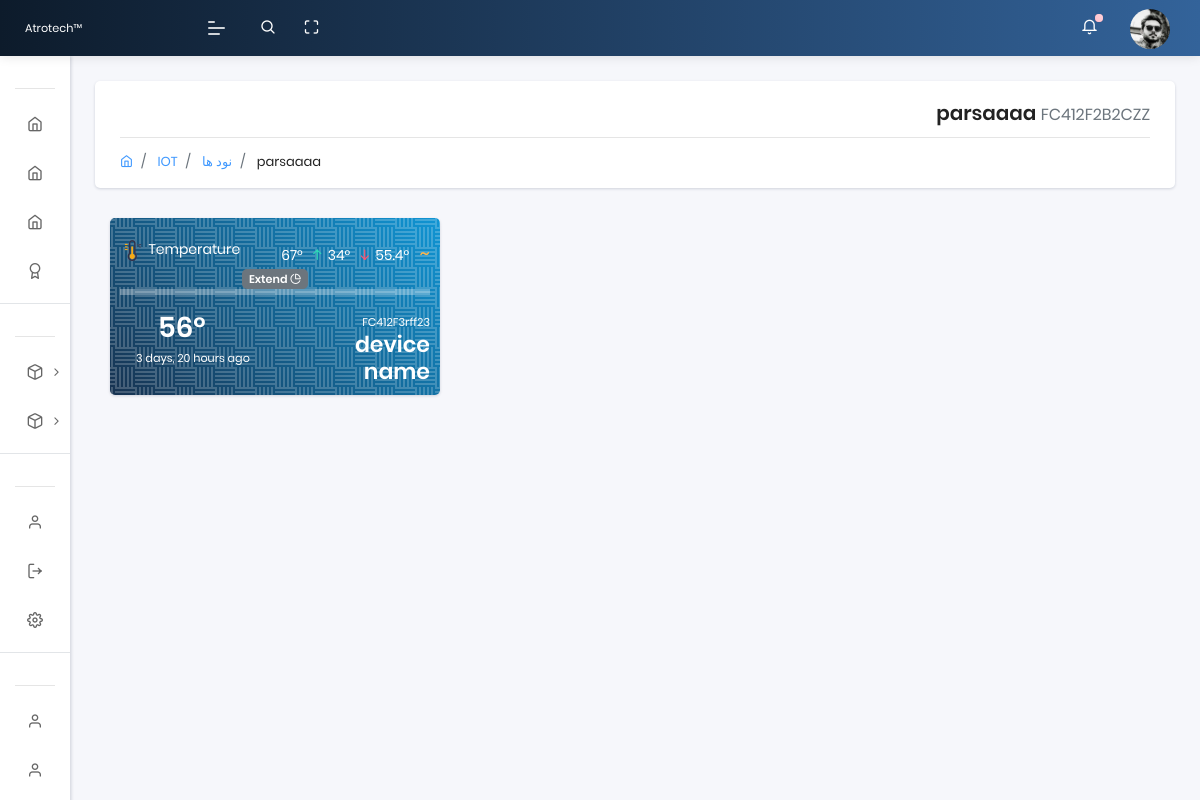
The app's page /nodes_detail/3/ (signed in) with its own data.
### app/models.py (models this page shows, shortened)
class Rom(models.Model):
    name = models.CharField(max_length=40, default='device name')
    UUID = models.CharField(max_length=20)
    family_id = models.CharField(max_length=20)
    node_id = models.CharField(max_length=20)
    updated_on = models.DateTimeField(auto_now= True)
    created_on = models.DateTimeField()
    def get_absolute_sensor_url(self):
        return reverse('app:sensors_detail',args=[self.id])

class Profile(models.Model):
  user = models.OneToOneField(User, on_delete=models.CASCADE,unique=True,related_name='profile',verbose_name = "کاربر")
  phone = models.CharField(max_length=50,null=True, blank=True,verbose_name = " شماره تماس  ")
  address = models.CharField(max_length=3000,null=True, blank=True,verbose_name = " آدرس  ")
  user_photo = models.ImageField(default='default.png', upload_to='profile_pics', null=True, blank=True, verbose_name = "تصویر")
  class Meta:
      verbose_name = "پروفایل"
      verbose_name_plural = " پروفایل ها "

### app/views.py (the view)
# urls.py: path('nodes_detail/<int:id>/',views.nodes_detail,name='nodes_detail'),
@login_required(login_url="/login/")
def nodes_detail(request, id):
    uuid = models.User_uuid.objects.filter(user=request.user).values('UUID')
    devices = models.Rom.objects.filter(UUID__in=uuid, family_id='01')
    side_temp = models.Rom.objects.filter(family_id='28')
    node = get_object_or_404(models.Rom, id=id)
    sensors = models.Rom.objects.filter(node_id=node.node_id)
    sensors_uuid = models.Rom.objects.filter(node_id=node.node_id).values('UUID')
    temp12 = models.Temp12.objects.filter(UUID__in=sensors_uuid)
    temp_uuid = models.Temp12.objects.filter(UUID__in=sensors_uuid).values('UUID').distinct()
    temp_just_uuid=list(temp_uuid.values_list('UUID', flat=True))
    i=0
    temp_data = []
    temp_last_7_chart = []
    while i < len(temp_just_uuid):
        Temp12_value = models.Temp12.objects.filter(UUID=temp_just_uuid[i]).values_list('temp', flat=True).latest('created_on')
        max = models.Temp12.objects.filter(UUID=temp_just_uuid[i]).aggregate(Max('temp'))['temp__max']
        min = models.Temp12.objects.filter(UUID=temp_just_uuid[i]).aggregate(Min('temp'))['temp__min']
        avg = models.Temp12.objects.filter(UUID=temp_just_uuid[i]).aggregate(Avg('temp'))['temp__avg']
        last_update = models.Temp12.objects.filter(UUID=temp_just_uuid[i]).values_list('created_on', flat=True).latest('created_on')
        data_feeding =  { 'UUID':temp_just_uuid[i], 'last_temp':Temp12_value, 'max_temp':max, 'min_temp':min, 'avg_temp':avg, 'last_update':last_update }
        temp_data.append(data_feeding)
        last7 = list(models.Temp12.objects.filter(UUID=temp_just_uuid[i]).values_list('temp', flat=True).order_by('-created_on')[:7])
        last7.reverse()
        last7_data =  { 'UUID':temp_just_uuid[i], 'data':last7 }
        temp_last_7_chart.append(last7_data)
        i+=1
    context = {
    'devices':devices,
    'side_temp':side_temp,
    'node':node,
    'sensors':sensors,
    'temp12':temp12,
    'temp_data':temp_data,
    'temp_last_7_chart':temp_last_7_chart
    }
    context['segment'] = 'nodes_detail'
    html_template = loader.get_template( 'nodes_detail.html' )
    return HttpResponse(html_template.render(context, request))

### templates/nodes_detail.html (shortened to what this page needs)
{% extends "layouts/base.html" %}
{% block content %}
{% load humanize %}
  <section class="pcoded-main-container">
      <div class="pcoded-content">
          <div class="page-header">
            <div class="page-block">
              <div class="row align-items-center">
                <div class="col-md-12">
                  <div class="page-header-title">
                    <h5 class="m-b-10" align="right" dir="rtl"> {{ node.name }} <small class="text-muted">{{ node.UUID }}</small> </h5>
                  </div>
                  <ul class="breadcrumb">
                    <li class="breadcrumb-item"><a href="index.html"><i class="feather icon-home"></i></a></li>
                    <li class="breadcrumb-item"><a href="#!"> IOT </a></li>
                    <li class="breadcrumb-item"><a href="#!"> نود ها </a></li>
                    <li class="breadcrumb-item"><a href="#!"> {{ node.name }} </a></li>
                  </ul>
                </div>
              </div>
            </div>
          </div>
      <div class="container">
        <div class="row">
         {% for Rom in sensors %}
             {% if Rom.family_id == "28" %}
               {% for Temp12 in temp_data %}
               {% if Rom.UUID == Temp12.UUID %}
               <div class="col-sm-4">
                     <div class="card bg-primary text-white">
                         <div class="card-body bg-patern-white">
                             <div class="row">
                                 <div class="col-auto">
                                   <img src="/static/assets/images/sensors/temp.png" width="25px">
                                   <span>Temperature</span>
                                 </div>
                                 <div class="col text-right">
                                     <span class="text-white"> {{ Temp12.max_temp }}° <i class="feather icon-arrow-up ml-1 text-success"></i></span>
                                     <span class="text-white"> {{ Temp12.min_temp }}° <i class="feather icon-arrow-down ml-1 text-danger"></i></span>
                                     <span class="text-white"> {{ Temp12.avg_temp|floatformat:1 }}° &nbsp;&nbsp;<span style="font-size: 20px;" class="text-warning">~</span> </span>
                                 </div>
                             </div>
                             <div align="center">
                               <a href="#!" class="badge badge-secondary collapsible">Extend <i class="feather icon-pie-chart"></i> </a>
                               <div class="collapsiblecontent" style="background-color:#ffffff4f;">
                               </div>
                             </div>
                             <div class="row mt-3">
                                 <div class="col">
                                   <h3 class="m-0 text-white">
                                        {{ Temp12.last_temp }}°
                                   </h3>
                                   <small class="ml-3"> {{ Temp12.last_update|naturaltime }} </small>
                                 </div>
                                 <div class="col" align="right">
                                     <small> {{ Rom.UUID }} </small>
                                     <a href="{{ Rom.get_absolute_sensor_url }}"><h4 class="m-0 text-white text-right"> {{ Rom.name }} </h4></a>
                                 </div>
                             </div>
                         </div>
                     </div>
                </div>
               {% endif %}
               {% endfor %}
             {% endif %}
         {% endfor %}
        </div>
      </div>
        </div>
    </section>
{% endblock content %}

### templates/includes/sidebar.html (shortened to what this page needs)
	<nav class="pcoded-navbar menupos-fixed menu-light ">
		<div class="navbar-wrapper  ">
			<div class="navbar-content scroll-div " >
				<ul class="nav pcoded-inner-navbar ">
					<li class="nav-item pcoded-menu-caption">
					</li>
					<li class="nav-item">
					    <a href="/" class="nav-link ">
                <span class="pcoded-micon"> <i class="feather icon-home"></i> </span>
							</a>
					</li>
					<li class="nav-item">
					    <a href="{% url 'app:nodes' %}" class="nav-link ">
                <span class="pcoded-micon"> <i class="feather icon-home"></i> </span>
							</a>
					</li>
					<li class="nav-item">
					    <a href="{% url 'app:sensors' %}" class="nav-link ">
                <span class="pcoded-micon"> <i class="feather icon-home"></i> </span>
							</a>
					</li>
					<li class="nav-item">
					    <a href="#eee" class="nav-link ">
                <span class="pcoded-micon"> <i class="feather icon-award"></i> </span>
							</a>
					</li>
					<li class="nav-item pcoded-menu-caption">
					</li>
					{% for Rom in devices %}
					<li class="nav-item pcoded-hasmenu">
						<a href="#!" class="nav-link "><span class="pcoded-micon"><i class="feather icon-box"></i></span><span class="pcoded-mtext"> {{ Rom.name }} </span></a>
					</li>
					{% endfor %}
					<li class="nav-item pcoded-menu-caption">
					</li>
					<li class="nav-item">
					    <a href="/profile" class="nav-link "><span class="pcoded-micon">
						    <i class="feather icon-user"></i></span><span class="pcoded-mtext"> پروفایل </span>
						  </a>
					</li>
					<li class="nav-item">
					    <a href="{% url 'logout' %}" class="nav-link "><span class="pcoded-micon">
						    <i class="feather icon-log-out"></i></span><span class="pcoded-mtext"> خروج </span>
						  </a>
					</li>
					<li class="nav-item">
					    <a href="#ttt" class="nav-link "><span class="pcoded-micon">
						    <i class="feather icon-settings"></i></span><span class="pcoded-mtext"> تنظیمات </span>
					  	</a>
					</li>
					<li class="nav-item pcoded-menu-caption">
					</li>
					<li class="nav-item">
					    <a href="#www" class="nav-link "><span class="pcoded-micon">
						    <i class="feather icon-user"></i></span><span class="pcoded-mtext"> مستندات </span>
						  </a>
					</li>
					<li class="nav-item">
					    <a href="#fff" class="nav-link "><span class="pcoded-micon">
						    <i class="feather icon-user"></i></span><span class="pcoded-mtext"> سوالات متداول </span>
						  </a>
					</li>
					<li class="nav-item">
					</li>
<br><br><br><br><br><br><br><hr><br>
				</ul>
			</div>
		</div>
	</nav>

### templates/includes/navigation.html (shortened to what this page needs)
	<header class="navbar pcoded-header navbar-expand-lg navbar-light headerpos-fixed header-blue">
        <div class="m-header">
            <a class="mobile-menu" id="mobile-collapse" href="#!"><span></span></a>
            <a href="#!" class="b-brand">
                <img src="/static/assets/images/logo.png" alt="" class="logo"><small>Atrotech™</small>
            </a>
        </div>
        <div class="collapse navbar-collapse">
            <ul class="navbar-nav mr-auto">
                <li class="nav-item">
                    <a href="#!" class="pop-search"><i class="feather icon-search"></i></a>
                </li>
                <li class="nav-item">
                    <a href="#!" class="full-screen" onclick="javascript:toggleFullScreen()"><i class="feather icon-maximize"></i></a>
                </li>
            </ul>
            <ul class="navbar-nav ml-auto">
                <li>
                    <div class="dropdown">
                        <a class="dropdown-toggle" href="#" data-toggle="dropdown"><i class="icon feather icon-bell"></i><span class="badge bg-danger"></span></a>
                    </div>
                </li>
                <li>
                    <div class="dropdown drp-user">
                        <a href="#!" class="dropdown-toggle" data-toggle="dropdown">
                            <img src="{{ request.user.profile.user_photo.url }}" class="img-radius wid-40" alt="User-Profile-Image">
                        </a>
                    </div>
                </li>
            </ul>
        </div>
    </header>

### records on screen
Rom: name "parsaaaa", UUID "FC412F2B2CZZ"
Rom: family_id "28" (drawn), max_temp "67", min_temp "34", avg_temp "55.4", last_temp "56", last_update "3 days, 20 hours ago", UUID "FC412F3rff23", name "device name"
